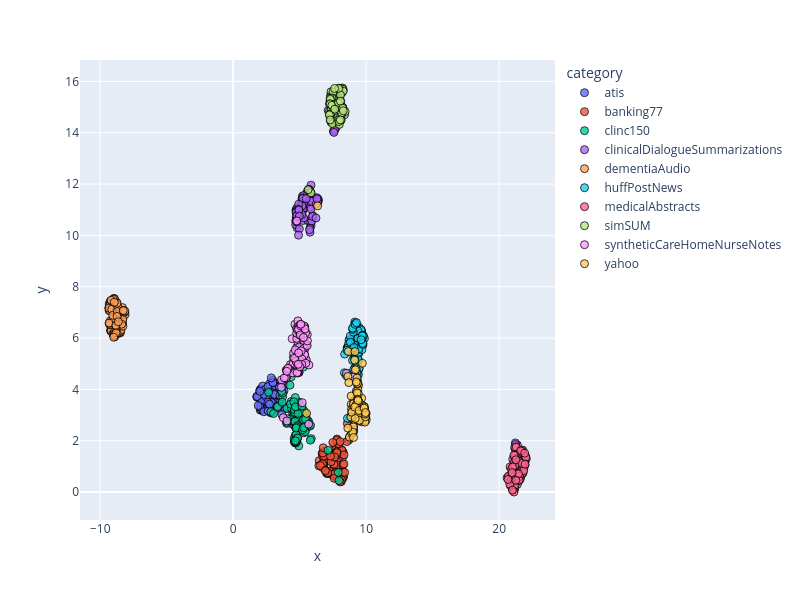

The notebook cell saved with this chart:
### Code cell
dimensionality_reduction_plots(file_paths="./outputsTest/*/mean_model_zero_shot_classification.csv")

### Figure 1 — Plotly figure (JSON) as saved in the notebook; plotly's stock layout.template omitted (floating-point values rounded to 4 significant figures)
{"data": [{"customdata": [["atis_199"], ["atis_12"], ["atis_115"], ["atis_276"], ["atis_188"], ["atis_137"], ["atis_177"], ["atis_106"], ["atis_100"], ["atis_267"], ["atis_112"], ["atis_126"], ["atis_120"], ["atis_239"], ["atis_101"], ["atis_153"], ["atis_13"], ["atis_101"], ["atis_136"], ["atis_212"], ["atis_230"], ["atis_112"], ["atis_122"], ["atis_156"], ["atis_232"], ["atis_3"], ["atis_171"], ["atis_187"], ["atis_151"], ["atis_10"], ["atis_154"], ["atis_425"], ["atis_185"], ["atis_25"], ["atis_148"], ["atis_134"], ["atis_188"], ["atis_193"], ["atis_129"], ["atis_109"], ["atis_180"], ["atis_275"], ["atis_124"], ["atis_10"], ["atis_210"], ["atis_118"], ["atis_206"], ["atis_138"], ["atis_15"], ["atis_227"], ["atis_13"], ["atis_218"], ["atis_20"], ["atis_150"], ["atis_110"], ["atis_164"], ["atis_116"], ["atis_152"], ["atis_132"], ["atis_144"], ["atis_128"], ["atis_117"], ["atis_217"], ["atis_17"], ["atis_168"], ["atis_15"], ["atis_10"], ["atis_100"], ["atis_130"], ["atis_111"], ["atis_150"], ["atis_544"], ["atis_145"], ["atis_108"], ["atis_270"], ["atis_209"], ["atis_118"], ["atis_117"], ["atis_304"], ["atis_128"], ["atis_101"], ["atis_210"], ["atis_204"], ["atis_157"], ["atis_11"], ["atis_268"], ["atis_116"], ["atis_148"], ["atis_112"], ["atis_198"], ["atis_125"], ["atis_0"], ["atis_128"], ["atis_129"], ["atis_199"], ["atis_105"], ["atis_257"], ["atis_108"], ["atis_153"], ["atis_11"]], "hovertemplate": "category=atis<br>x=%{x}<br>y=%{y}<br>doc_id=%{customdata[0]}<extra></extra>", "legendgroup": "atis", "marker": {"color": "#636efa", "line": {"color": "black", "width": 1}, "opacity": 0.8, "size": 8, "symbol": "circle"}, "mode": "markers", "name": "atis", "orientation": "v", "showlegend": true, "type": "scatter", "x": [2.333, 3.826, 3.859, 2.084, 2.831, 2.072, 2.431, 3.12, 2.638, 3.687, 2.94, 2.49, 2.538, 3.869, 2.145, 2.286, 1.848, 2.569, 2.691, 2.761, 3.643, 3.398, 2.167, 3.821, 3.528, 3.375, 2.161, 3.713, 2.536, 2.001, 3.312, 2.294, 2.134, 2.423, 3.214, 2.082, 2.037, 2.893, 3.661, 2.223, 2.489, 2.977, 3.141, 2.059, 2.925, 2.232, 2.08, 1.768, 2.086, 2.91, 3.405, 1.952, 2.216, 2.999, 2.935, 2.827, 2.167, 2.218, 2.137, 2.842, 2.81, 2.674, 2.605, 3.126, 3.511, 2.11, 2.387, 2.606, 2.808, 3.434, 3.318, 3.56, 1.846, 4.446, 2.728, 2.426, 2.151, 2.215, 3.116, 2.053, 2.615, 1.995, 2.858, 2.488, 2.305, 2.614, 3.47, 2.308, 2.627, 3.019, 1.885, 1.796, 3.475, 3.176, 2.981, 2.864, 2.725, 3.089, 3.521, 2.001], "xaxis": "x", "y": [3.64, 4.191, 3.324, 3.963, 3.181, 3.707, 3.655, 4.095, 3.829, 4.037, 3.535, 3.714, 4.031, 3.243, 3.95, 3.748, 3.748, 3.775, 3.186, 4.138, 4.268, 3.926, 3.581, 3.944, 3.764, 3.375, 3.304, 4.3, 3.47, 3.965, 4.131, 3.564, 3.845, 3.277, 3.316, 3.953, 3.194, 4.202, 3.017, 3.832, 3.923, 4.353, 3.52, 3.309, 3.139, 3.505, 4.019, 3.714, 3.751, 3.41, 3.446, 3.667, 3.688, 3.569, 3.144, 3.79, 3.184, 4.128, 3.6, 3.085, 3.122, 4.095, 3.263, 3.774, 3.591, 3.751, 3.986, 3.888, 3.111, 3.364, 3.279, 3.934, 3.683, 2.65, 4.216, 3.67, 3.568, 3.228, 4.15, 3.245, 4.111, 3.321, 3.494, 3.716, 3.803, 3.492, 4.089, 3.129, 3.162, 4.263, 3.369, 3.722, 3.742, 3.794, 4.267, 4.449, 3.423, 3.807, 3.767, 3.929], "yaxis": "y"}, {"customdata": [["atis_303"], ["atis_171"], ["atis_196"], ["atis_294"], ["atis_199"], ["atis_146"], ["atis_243"], ["atis_116"], ["atis_119"], ["atis_297"], ["atis_275"], ["atis_159"], ["atis_299"], ["atis_245"], ["atis_146"], ["atis_194"], ["atis_143"], ["atis_170"], ["atis_15"], ["atis_283"], ["atis_234"], ["atis_220"], ["atis_222"], ["atis_211"], ["atis_410"], ["atis_343"], ["atis_196"], ["atis_252"], ["atis_166"], ["atis_271"], ["atis_223"], ["atis_475"], ["atis_216"], ["atis_289"], ["atis_15"], ["atis_15"], ["atis_239"], ["atis_372"], ["atis_185"], ["atis_22"], ["atis_236"], ["atis_276"], ["atis_130"], ["atis_133"], ["atis_249"], ["atis_155"], ["atis_249"], ["atis_176"], ["atis_249"], ["atis_257"], ["atis_168"], ["atis_290"], ["atis_27"], ["atis_200"], ["atis_215"], ["atis_18"], ["atis_146"], ["atis_158"], ["atis_151"], ["atis_189"], ["atis_225"], ["atis_233"], ["atis_255"], ["atis_239"], ["atis_221"], ["atis_161"], ["atis_126"], ["atis_148"], ["atis_154"], ["atis_118"], ["atis_297"], ["atis_586"], ["atis_195"], ["atis_128"], ["atis_303"], ["atis_305"], ["atis_283"], ["atis_169"], ["atis_314"], ["atis_196"], ["atis_246"], ["atis_259"], ["atis_271"], ["atis_182"], ["atis_380"], ["atis_330"], ["atis_173"], ["atis_383"], ["atis_359"], ["atis_334"], ["atis_136"], ["atis_134"], ["atis_158"], ["atis_144"], ["atis_216"], ["atis_208"], ["atis_271"], ["atis_166"], ["atis_211"], ["atis_24"]], "hovertemplate": "category=banking77<br>x=%{x}<br>y=%{y}<br>doc_id=%{customdata[0]}<extra></extra>", "legendgroup": "banking77", "marker": {"color": "#EF553B", "line": {"color": "black", "width": 1}, "opacity": 0.8, "size": 8, "symbol": "circle"}, "mode": "markers", "name": "banking77", "orientation": "v", "showlegend": true, "type": "scatter", "x": [8.207, 7.159, 7.13, 8.056, 7.767, 7.372, 7.627, 7.196, 7.935, 8.237, 8.717, 6.826, 7.76, 8.267, 7.887, 7.564, 7.38, 7.576, 7.064, 7.735, 8.29, 8.276, 8.702, 8.214, 6.858, 7.994, 6.682, 7.792, 6.464, 7.639, 6.81, 8.238, 7.581, 7.038, 8.166, 7.97, 8.553, 8.179, 6.757, 8.585, 7.239, 7.938, 8.053, 7.867, 8.133, 7.472, 6.801, 6.806, 7.031, 7.961, 7.809, 6.809, 7.804, 7.588, 6.974, 7.662, 7.075, 7.784, 7.932, 8.128, 6.729, 8.258, 7.146, 6.926, 7.005, 5.445, 7.486, 7.82, 6.884, 7.808, 6.824, 7.941, 8.336, 7.575, 7.366, 7.798, 6.445, 7.808, 8.251, 7.605, 6.756, 6.709, 7.64, 7.795, 8.044, 6.843, 6.726, 7.492, 8.324, 6.719, 8.147, 7.596, 6.555, 8.05, 7.627, 7.117, 8.383, 6.774, 7.316, 6.932], "xaxis": "x", "y": [0.7114, 0.7258, 0.7927, 0.8463, 1.625, 1.406, 1.855, 0.7885, 1.117, 0.6738, 2.081, 1.052, 1.054, 1.554, 1.762, 1.12, 0.7133, 0.9739, 0.7493, 1.688, 0.5829, 0.6193, 2.032, 1.323, 1.402, 0.4964, 1.501, 0.8753, 1.222, 1.285, 1.145, 0.5347, 1.308, 0.7984, 1.636, 1.771, 1.966, 1.626, 1.53, 2.669, 0.8164, 1.214, 0.4665, 0.6959, 0.4141, 1.213, 1.149, 1.571, 0.73, 0.5248, 2.006, 1.337, 1.184, 0.6142, 1.294, 1.048, 0.7243, 1.574, 1.907, 0.8702, 1.401, 0.7801, 1.46, 0.8493, 0.7914, 2.445, 0.6696, 1.061, 1.586, 2.065, 1.493, 1.881, 1.449, 1.081, 1.187, 2.021, 1.025, 0.5563, 1.057, 1.445, 1.052, 0.9583, 0.7116, 1.53, 1.966, 1.398, 1.522, 1.931, 1.094, 1.105, 0.4747, 0.5346, 1.031, 0.3944, 1.362, 0.7532, 0.7624, 1.727, 1.397, 0.8328], "yaxis": "y"}, {"customdata": [["atis_356"], ["atis_200"], ["atis_317"], ["atis_361"], ["atis_220"], ["atis_246"], ["atis_305"], ["atis_122"], ["atis_220"], ["atis_520"], ["atis_297"], ["atis_181"], ["atis_309"], ["atis_378"], ["atis_247"], ["atis_234"], ["atis_189"], ["atis_226"], ["atis_156"], ["atis_34"], ["atis_253"], ["atis_299"], ["atis_290"], ["atis_252"], ["atis_418"], ["atis_360"], ["atis_256"], ["atis_320"], ["atis_315"], ["atis_28"], ["atis_249"], ["atis_559"], ["atis_251"], ["atis_297"], ["atis_305"], ["atis_20"], ["atis_426"], ["atis_376"], ["atis_233"], ["atis_220"], ["atis_256"], ["atis_279"], ["atis_164"], ["atis_298"], ["atis_270"], ["atis_185"], ["atis_251"], ["atis_280"], ["atis_368"], ["atis_265"], ["atis_201"], ["atis_436"], ["atis_337"], ["atis_273"], ["atis_394"], ["atis_220"], ["atis_32"], ["atis_18"], ["atis_242"], ["atis_229"], ["atis_292"], ["atis_261"], ["atis_317"], ["atis_274"], ["atis_277"], ["atis_207"], ["atis_141"], ["atis_268"], ["atis_165"], ["atis_191"], ["atis_318"], ["atis_642"], ["atis_369"], ["atis_155"], ["atis_347"], ["atis_344"], ["atis_487"], ["atis_174"], ["atis_321"], ["atis_230"], ["atis_274"], ["atis_372"], ["atis_282"], ["atis_2"], ["atis_405"], ["atis_349"], ["atis_209"], ["atis_395"], ["atis_389"], ["atis_389"], ["atis_258"], ["atis_200"], ["atis_197"], ["atis_239"], ["atis_230"], ["atis_240"], ["atis_325"], ["atis_223"], ["atis_286"], ["atis_259"]], "hovertemplate": "category=clinc150<br>x=%{x}<br>y=%{y}<br>doc_id=%{customdata[0]}<extra></extra>", "legendgroup": "clinc150", "marker": {"color": "#00cc96", "line": {"color": "black", "width": 1}, "opacity": 0.8, "size": 8, "symbol": "circle"}, "mode": "markers", "name": "clinc150", "orientation": "v", "showlegend": true, "type": "scatter", "x": [4.45, 4.269, 5.874, 5.751, 4.365, 4.744, 4.932, 5.216, 2.667, 5.444, 5.395, 4.644, 4.601, 4.362, 2.834, 4.976, 5.193, 4.507, 4.646, 5.362, 4.051, 7.128, 4.583, 4.76, 4.671, 4.375, 4.822, 3.72, 4.878, 5.611, 4.908, 5.125, 4.737, 3.037, 4.699, 5.445, 4.756, 3.343, 4.555, 5.316, 4.939, 4.574, 4.604, 5.008, 5.37, 4.781, 5.668, 5.024, 4.916, 5.113, 4.647, 4.874, 4.551, 7.958, 4.649, 4.08, 4.665, 4.028, 5.005, 4.913, 7.903, 4.684, 4.01, 4.618, 4.613, 4.581, 4.745, 5.313, 3.721, 5.569, 4.31, 4.875, 5.664, 5.3, 4.97, 5.397, 5.55, 4.821, 4.644, 5.374, 4.851, 4.725, 3.65, 5.422, 4.559, 5.819, 4.781, 4.841, 3.686, 5.432, 5.415, 5.29, 5.804, 4.734, 4.675, 5.435, 5.214, 4.674, 5.307, 5.17], "xaxis": "x", "y": [3.098, 4.163, 2.08, 2.563, 4.489, 2.483, 1.799, 2.645, 3.889, 3.047, 2.659, 2.563, 1.957, 3.524, 3.132, 3.246, 3.212, 2.936, 2.007, 3.068, 3.263, 1.624, 2.082, 3.309, 2.211, 3.266, 2.083, 3.712, 3.226, 2.611, 3.484, 2.707, 2.228, 3.06, 1.91, 2.767, 2.599, 3.327, 3.095, 3.167, 3.509, 2.752, 3.177, 2.789, 2.981, 1.978, 2.686, 3.043, 2.806, 3.092, 1.922, 2.551, 4.783, 0.4473, 1.954, 2.852, 3.682, 2.675, 2.636, 2.601, 0.7664, 3.097, 2.717, 3.105, 1.981, 3.223, 1.972, 2.308, 3.856, 2.722, 3.425, 3.059, 2.758, 2.809, 2.652, 2.899, 2.832, 2.1, 2.749, 2.407, 2.589, 3.341, 3.923, 2.349, 3.517, 2.601, 2.54, 2.104, 3.502, 2.748, 2.64, 2.823, 2.023, 2.495, 3.315, 2.849, 2.427, 1.998, 2.509, 3.347], "yaxis": "y"}, {"customdata": [["atis_36"], ["atis_223"], ["atis_421"], ["atis_394"], ["atis_24"], ["atis_385"], ["atis_316"], ["atis_187"], ["atis_313"], ["atis_547"], ["atis_337"], ["atis_227"], ["atis_324"], ["atis_463"], ["atis_361"], ["atis_294"], ["atis_206"], ["atis_28"], ["atis_239"], ["atis_39"], ["atis_261"], ["atis_313"], ["atis_457"], ["atis_360"], ["atis_453"], ["atis_398"], ["atis_430"], ["atis_324"], ["atis_357"], ["atis_335"], ["atis_269"], ["atis_562"], ["atis_26"], ["atis_409"], ["atis_32"], ["atis_241"], ["atis_488"], ["atis_407"], ["atis_447"], ["atis_235"], ["atis_292"], ["atis_303"], ["atis_252"], ["atis_347"], ["atis_386"], ["atis_325"], ["atis_311"], ["atis_437"], ["atis_417"], ["atis_356"], ["atis_210"], ["atis_455"], ["atis_404"], ["atis_336"], ["atis_396"], ["atis_239"], ["atis_42"], ["atis_379"], ["atis_38"], ["atis_317"], ["atis_338"], ["atis_304"], ["atis_454"], ["atis_300"], ["atis_304"], ["atis_254"], ["atis_237"], ["atis_345"], ["atis_188"], ["atis_246"], ["atis_389"], ["atis_645"], ["atis_407"], ["atis_21"], ["atis_355"], ["atis_367"], ["atis_488"], ["atis_318"], ["atis_334"], ["atis_276"], ["atis_427"], ["atis_412"], ["atis_302"], ["atis_27"], ["atis_441"], ["atis_397"], ["atis_276"], ["atis_468"], ["atis_430"], ["atis_398"], ["atis_310"], ["atis_213"], ["atis_224"], ["atis_381"], ["atis_237"], ["atis_288"], ["atis_338"], ["atis_326"], ["atis_300"], ["atis_337"]], "hovertemplate": "category=clinicalDialogueSummarizations<br>x=%{x}<br>y=%{y}<br>doc_id=%{customdata[0]}<extra></extra>", "legendgroup": "clinicalDialogueSummarizations", "marker": {"color": "#ab63fa", "line": {"color": "black", "width": 1}, "opacity": 0.8, "size": 8, "symbol": "circle"}, "mode": "markers", "name": "clinicalDialogueSummarizations", "orientation": "v", "showlegend": true, "type": "scatter", "x": [5.556, 7.738, 5.569, 5.584, 5.288, 5.86, 4.817, 5.093, 5.246, 5.962, 4.812, 5.621, 5.189, 5.28, 5.176, 6.37, 5.004, 5.655, 5.764, 5.986, 5.834, 4.818, 6.268, 4.768, 7.147, 4.741, 5.856, 4.698, 5.853, 4.909, 5.215, 5.223, 21.37, 6.275, 5.696, 4.715, 5.976, 5.181, 4.901, 4.703, 5.689, 4.786, 5.832, 5.571, 5.333, 5.91, 5.297, 5.97, 5.711, 4.765, 5.565, 21.22, 4.793, 4.76, 7.535, 5.177, 5.775, 6.372, 7.63, 4.977, 7.578, 5.123, 5.173, 6.343, 4.818, 5.967, 4.915, 6.336, 5.919, 5.301, 5.295, 4.817, 6.406, 5.751, 4.785, 5.169, 6.107, 6.381, 5.835, 5.158, 21.23, 5.801, 5.247, 6.367, 6.224, 5.781, 4.925, 4.858, 5.848, 4.727, 4.936, 5.878, 5.49, 5.776, 4.783, 6.248, 4.939, 6.301, 5.743, 4.98], "xaxis": "x", "y": [11.59, 14.2, 11.51, 11.72, 11.43, 11.4, 10.79, 11.21, 10.58, 11.31, 10.3, 10.57, 11.42, 11.19, 11.31, 11.36, 10.92, 11.68, 11.64, 11.22, 11.58, 10.6, 11.34, 10.63, 14.87, 10.71, 10.38, 10.56, 11.96, 10.85, 11.53, 10.96, 1.835, 11.47, 11.61, 10.98, 10.78, 11.27, 10.8, 10.42, 11.78, 11.0, 10.5, 11.25, 11.56, 10.57, 10.68, 11.46, 11.79, 10.89, 11.56, 1.914, 11.07, 10.52, 14.06, 11.44, 10.28, 11.28, 14.11, 10.26, 14.02, 11.13, 11.01, 11.29, 10.81, 10.74, 10.01, 11.28, 11.36, 11.18, 11.06, 10.97, 11.37, 11.68, 10.99, 11.15, 11.35, 11.42, 11.65, 10.82, 1.851, 11.11, 11.45, 11.32, 10.68, 10.13, 11.22, 10.73, 11.03, 10.9, 11.02, 11.33, 11.44, 11.74, 10.76, 11.22, 10.99, 11.43, 10.22, 10.75], "yaxis": "y"}, {"customdata": [["atis_405"], ["atis_232"], ["atis_424"], ["atis_402"], ["atis_364"], ["atis_416"], ["atis_365"], ["atis_288"], ["atis_316"], ["atis_553"], ["atis_403"], ["atis_380"], ["atis_329"], ["atis_488"], ["atis_364"], ["atis_386"], ["atis_284"], ["atis_280"], ["atis_392"], ["atis_428"], ["atis_447"], ["atis_441"], ["atis_474"], ["atis_510"], ["atis_467"], ["atis_512"], ["atis_44"], ["atis_338"], ["atis_537"], ["atis_405"], ["atis_325"], ["atis_57"], ["atis_298"], ["atis_455"], ["atis_424"], ["atis_473"], ["atis_514"], ["atis_448"], ["atis_46"], ["atis_280"], ["atis_420"], ["atis_316"], ["atis_352"], ["atis_479"], ["atis_397"], ["atis_391"], ["atis_456"], ["atis_525"], ["atis_554"], ["atis_383"], ["atis_32"], ["atis_513"], ["atis_407"], ["atis_348"], ["atis_428"], ["atis_244"], ["atis_490"], ["atis_41"], ["atis_525"], ["atis_523"], ["atis_351"], ["atis_334"], ["atis_464"], ["atis_421"], ["atis_320"], ["atis_278"], ["atis_386"], ["atis_351"], ["atis_228"], ["atis_289"], ["atis_563"], ["atis_646"], ["atis_451"], ["atis_381"], ["atis_368"], ["atis_400"], ["atis_526"], ["atis_360"], ["atis_401"], ["atis_478"], ["atis_469"], ["atis_422"], ["atis_353"], ["atis_279"], ["atis_467"], ["atis_503"], ["atis_285"], ["atis_469"], ["atis_465"], ["atis_494"], ["atis_516"], ["atis_264"], ["atis_243"], ["atis_392"], ["atis_250"], ["atis_325"], ["atis_454"], ["atis_403"], ["atis_34"], ["atis_388"]], "hovertemplate": "category=dementiaAudio<br>x=%{x}<br>y=%{y}<br>doc_id=%{customdata[0]}<extra></extra>", "legendgroup": "dementiaAudio", "marker": {"color": "#FFA15A", "line": {"color": "black", "width": 1}, "opacity": 0.8, "size": 8, "symbol": "circle"}, "mode": "markers", "name": "dementiaAudio", "orientation": "v", "showlegend": true, "type": "scatter", "x": [-9.075, -8.868, -8.906, -9.184, -8.965, -8.203, -8.546, -8.314, -8.293, -9.195, -8.581, -8.724, -9.327, -9.001, -8.893, -9.216, -9.201, -8.893, -8.638, -9.211, -9.211, -8.355, -9.061, -8.726, -8.846, -8.76, -8.639, -8.331, -8.957, -8.15, -9.033, -8.972, -9.357, -8.767, -9.247, -8.68, -9.127, -8.755, -8.773, -8.962, -8.788, -8.481, -8.934, -8.558, -8.44, -8.646, -8.553, -9.18, -8.255, -8.947, -9.33, -9.048, -9.291, -9.302, -9.282, -8.29, -8.744, -9.303, -8.655, -8.93, -9.063, -8.933, -8.548, -8.441, -8.723, -9.235, -8.13, -8.299, -8.293, -9.239, -8.492, -9.145, -9.253, -9.023, -8.792, -9.336, -9.004, -9.339, -8.39, -9.131, -8.491, -8.325, -8.678, -9.178, -8.737, -8.192, -8.825, -9.063, -8.712, -8.731, -8.941, -8.632, -8.976, -8.249, -8.973, -8.917, -8.143, -8.811, -8.985, -8.271], "xaxis": "x", "y": [7.469, 7.422, 6.05, 6.476, 7.455, 6.949, 6.347, 6.581, 7.043, 6.28, 6.915, 6.835, 7.329, 6.252, 7.013, 6.281, 7.318, 6.349, 6.933, 6.321, 7.403, 7.01, 6.654, 6.815, 7.032, 7.388, 6.195, 6.747, 7.529, 6.978, 6.323, 7.545, 7.172, 7.249, 7.43, 6.221, 6.322, 6.26, 6.162, 6.102, 7.288, 6.208, 7.515, 7.098, 7.026, 6.807, 6.196, 6.279, 6.931, 7.405, 7.071, 6.161, 6.53, 7.245, 7.078, 7.086, 6.324, 6.568, 7.198, 6.259, 6.679, 7.533, 6.222, 6.303, 6.192, 6.68, 6.916, 6.725, 6.463, 6.522, 7.12, 7.448, 6.582, 6.76, 6.42, 7.165, 7.507, 6.585, 6.541, 7.123, 7.082, 7.188, 7.227, 7.475, 7.358, 7.008, 6.497, 6.887, 7.033, 6.844, 7.396, 6.637, 6.16, 7.076, 6.106, 6.108, 7.051, 6.199, 6.033, 7.072], "yaxis": "y"}, {"customdata": [["atis_434"], ["atis_29"], ["atis_510"], ["atis_407"], ["atis_392"], ["atis_641"], ["atis_455"], ["atis_305"], ["atis_432"], ["atis_578"], ["atis_413"], ["atis_46"], ["atis_34"], ["atis_52"], ["atis_368"], ["atis_445"], ["atis_345"], ["atis_338"], ["atis_487"], ["atis_438"], ["atis_493"], ["atis_493"], ["atis_486"], ["atis_523"], ["atis_620"], ["atis_518"], ["atis_443"], ["atis_541"], ["atis_612"], ["atis_460"], ["atis_392"], ["atis_587"], ["atis_307"], ["atis_482"], ["atis_466"], ["atis_504"], ["atis_54"], ["atis_478"], ["atis_481"], ["atis_338"], ["atis_443"], ["atis_323"], ["atis_388"], ["atis_533"], ["atis_505"], ["atis_543"], ["atis_50"], ["atis_547"], ["atis_577"], ["atis_405"], ["atis_356"], ["atis_538"], ["atis_408"], ["atis_392"], ["atis_490"], ["atis_374"], ["atis_543"], ["atis_422"], ["atis_577"], ["atis_529"], ["atis_410"], ["atis_424"], ["atis_470"], ["atis_471"], ["atis_382"], ["atis_335"], ["atis_458"], ["atis_410"], ["atis_258"], ["atis_293"], ["atis_567"], ["atis_692"], ["atis_475"], ["atis_384"], ["atis_375"], ["atis_607"], ["atis_538"], ["atis_399"], ["atis_48"], ["atis_546"], ["atis_495"], ["atis_462"], ["atis_507"], ["atis_425"], ["atis_552"], ["atis_524"], ["atis_360"], ["atis_545"], ["atis_472"], ["atis_511"], ["atis_602"], ["atis_294"], ["atis_369"], ["atis_469"], ["atis_327"], ["atis_389"], ["atis_476"], ["atis_443"], ["atis_350"], ["atis_391"]], "hovertemplate": "category=huffPostNews<br>x=%{x}<br>y=%{y}<br>doc_id=%{customdata[0]}<extra></extra>", "legendgroup": "huffPostNews", "marker": {"color": "#19d3f3", "line": {"color": "black", "width": 1}, "opacity": 0.8, "size": 8, "symbol": "circle"}, "mode": "markers", "name": "huffPostNews", "orientation": "v", "showlegend": true, "type": "scatter", "x": [9.074, 9.536, 9.638, 8.833, 9.229, 8.803, 9.105, 9.251, 9.135, 9.456, 9.023, 9.186, 9.065, 9.3, 8.76, 9.43, 8.873, 9.113, 9.65, 9.452, 9.285, 9.169, 9.456, 9.318, 8.756, 9.382, 8.592, 9.322, 9.344, 9.441, 8.849, 9.021, 9.398, 8.383, 9.762, 9.386, 8.762, 8.614, 5.127, 8.365, 9.422, 8.795, 8.625, 5.032, 9.652, 9.725, 9.306, 9.199, 9.493, 9.146, 9.378, 8.57, 9.158, 9.221, 8.978, 9.367, 8.592, 9.709, 9.232, 9.611, 9.735, 8.821, 9.257, 9.621, 9.367, 8.648, 9.471, 9.321, 9.687, 8.706, 9.41, 9.187, 5.267, 9.87, 8.778, 8.676, 9.45, 9.754, 8.513, 8.621, 9.303, 9.107, 8.808, 9.726, 8.56, 9.731, 9.803, 8.811, 9.036, 8.984, 8.978, 9.701, 9.209, 9.741, 9.169, 9.273, 9.618, 9.132, 9.065, 9.077], "xaxis": "x", "y": [6.432, 5.937, 6.305, 5.634, 5.593, 5.83, 5.341, 6.421, 4.831, 5.912, 5.888, 6.553, 5.651, 5.228, 5.937, 5.127, 5.766, 5.819, 5.87, 4.806, 6.084, 5.293, 6.422, 4.918, 2.861, 4.624, 2.871, 6.434, 4.303, 5.409, 5.796, 5.536, 3.353, 5.375, 5.732, 5.186, 5.652, 5.626, 5.16, 4.648, 5.44, 5.456, 5.649, 5.435, 6.254, 6.105, 6.005, 6.23, 6.072, 6.624, 6.005, 5.623, 6.393, 6.459, 5.129, 6.363, 4.62, 5.867, 4.541, 6.292, 6.078, 5.662, 6.282, 6.324, 6.291, 5.624, 4.81, 4.363, 5.551, 5.923, 4.566, 6.559, 4.869, 5.987, 4.536, 5.767, 5.579, 5.796, 4.53, 5.607, 4.668, 3.218, 6.079, 6.113, 5.525, 5.754, 6.083, 5.839, 6.233, 6.34, 6.389, 6.089, 4.539, 5.793, 6.535, 6.596, 5.936, 5.174, 4.77, 5.63], "yaxis": "y"}, {"customdata": [["atis_436"], ["atis_387"], ["atis_524"], ["atis_469"], ["atis_441"], ["atis_643"], ["atis_493"], ["atis_372"], ["atis_446"], ["atis_636"], ["atis_514"], ["atis_614"], ["atis_364"], ["atis_582"], ["atis_459"], ["atis_454"], ["atis_622"], ["atis_382"], ["atis_488"], ["atis_487"], ["atis_609"], ["atis_524"], ["atis_539"], ["atis_647"], ["atis_655"], ["atis_605"], ["atis_455"], ["atis_58"], ["atis_658"], ["atis_521"], ["atis_422"], ["atis_599"], ["atis_426"], ["atis_531"], ["atis_470"], ["atis_545"], ["atis_597"], ["atis_498"], ["atis_535"], ["atis_396"], ["atis_502"], ["atis_389"], ["atis_475"], ["atis_580"], ["atis_52"], ["atis_593"], ["atis_656"], ["atis_574"], ["atis_630"], ["atis_439"], ["atis_415"], ["atis_660"], ["atis_479"], ["atis_537"], ["atis_512"], ["atis_379"], ["atis_618"], ["atis_482"], ["atis_673"], ["atis_573"], ["atis_426"], ["atis_483"], ["atis_479"], ["atis_530"], ["atis_413"], ["atis_40"], ["atis_586"], ["atis_551"], ["atis_356"], ["atis_378"], ["atis_586"], ["atis_694"], ["atis_483"], ["atis_568"], ["atis_395"], ["atis_621"], ["atis_57"], ["atis_536"], ["atis_558"], ["atis_599"], ["atis_521"], ["atis_478"], ["atis_595"], ["atis_540"], ["atis_6"], ["atis_531"], ["atis_385"], ["atis_581"], ["atis_603"], ["atis_517"], ["atis_614"], ["atis_384"], ["atis_48"], ["atis_495"], ["atis_410"], ["atis_489"], ["atis_522"], ["atis_491"], ["atis_527"], ["atis_439"]], "hovertemplate": "category=medicalAbstracts<br>x=%{x}<br>y=%{y}<br>doc_id=%{customdata[0]}<extra></extra>", "legendgroup": "medicalAbstracts", "marker": {"color": "#FF6692", "line": {"color": "black", "width": 1}, "opacity": 0.8, "size": 8, "symbol": "circle"}, "mode": "markers", "name": "medicalAbstracts", "orientation": "v", "showlegend": true, "type": "scatter", "x": [21.78, 21.28, 20.89, 21.85, 21.2, 21.19, 21.41, 20.75, 21.37, 21.71, 21.87, 21.19, 21.88, 21.04, 21.18, 20.96, 20.75, 21.27, 21.15, 21.39, 21.94, 21.71, 21.18, 21.75, 21.96, 21.28, 21.02, 20.97, 21.54, 21.01, 20.87, 21.6, 21.1, 21.55, 21.62, 21.72, 21.24, 21.68, 21.45, 21.46, 20.93, 21.94, 21.45, 21.02, 21.09, 21.85, 20.82, 21.8, 21.86, 21.12, 21.43, 21.78, 21.27, 22.04, 21.17, 21.21, 21.59, 20.6, 21.94, 21.04, 20.7, 21.62, 20.88, 20.98, 21.08, 20.86, 21.12, 21.87, 21.19, 21.32, 21.5, 21.2, 21.85, 21.72, 21.61, 21.51, 21.22, 20.8, 21.98, 21.41, 22.01, 21.92, 21.09, 20.92, 21.2, 21.13, 21.53, 21.53, 21.69, 20.66, 21.5, 21.46, 21.25, 21.18, 21.11, 21.01, 20.97, 21.26, 21.95, 20.99], "xaxis": "x", "y": [1.556, 1.74, 0.4908, 1.116, 0.3636, 1.691, 1.131, 0.5899, 0.3013, 1.49, 1.183, 0.393, 1.04, 0.9408, 1.744, 0.198, 0.5794, 1.309, 0.1227, 1.37, 1.183, 0.6993, 1.422, 0.7283, 1.354, 1.755, 1.276, 0.6656, 1.467, 0.631, 0.3361, 0.6228, 0.1952, 1.353, 0.5989, 1.61, 1.31, 0.8215, 1.089, 0.5725, 0.5474, 1.053, 1.436, 0.09642, 0.09, 0.9208, 0.9799, 0.7517, 1.229, 0.8767, 1.484, 1.635, 0.7401, 1.286, 0.1332, 1.304, 0.508, 0.5565, 1.422, 0.1609, 0.6226, 1.547, 0.4154, 0.6706, 0.2791, 0.2458, 0.001948, 1.149, 0.2671, 0.4951, 0.447, 1.176, 0.8355, 1.585, 1.61, 1.182, 1.302, 0.3015, 1.392, 0.4984, 1.352, 1.515, 1.014, 0.8788, 1.439, 1.147, 0.6118, 1.189, 1.112, 0.4898, 0.4642, 0.7085, 0.4557, 1.037, 1.432, 0.9726, 0.7562, 1.258, 1.084, 0.07399], "yaxis": "y"}, {"customdata": [["atis_533"], ["atis_406"], ["atis_539"], ["atis_536"], ["atis_468"], ["atis_662"], ["atis_503"], ["atis_584"], ["atis_495"], ["atis_651"], ["atis_615"], ["atis_629"], ["atis_5"], ["atis_698"], ["atis_66"], ["atis_497"], ["atis_624"], ["atis_482"], ["atis_514"], ["atis_6"], ["atis_610"], ["atis_592"], ["atis_557"], ["atis_692"], ["atis_716"], ["atis_698"], ["atis_575"], ["atis_6"], ["atis_714"], ["atis_593"], ["atis_502"], ["atis_643"], ["atis_501"], ["atis_59"], ["atis_575"], ["atis_637"], ["atis_600"], ["atis_523"], ["atis_628"], ["atis_432"], ["atis_572"], ["atis_470"], ["atis_481"], ["atis_590"], ["atis_579"], ["atis_680"], ["atis_691"], ["atis_616"], ["atis_64"], ["atis_494"], ["atis_503"], ["atis_663"], ["atis_512"], ["atis_561"], ["atis_538"], ["atis_402"], ["atis_688"], ["atis_510"], ["atis_680"], ["atis_603"], ["atis_496"], ["atis_612"], ["atis_55"], ["atis_570"], ["atis_533"], ["atis_518"], ["atis_587"], ["atis_65"], ["atis_436"], ["atis_52"], ["atis_588"], ["atis_701"], ["atis_554"], ["atis_581"], ["atis_527"], ["atis_648"], ["atis_624"], ["atis_575"], ["atis_588"], ["atis_612"], ["atis_685"], ["atis_64"], ["atis_656"], ["atis_564"], ["atis_613"], ["atis_617"], ["atis_622"], ["atis_675"], ["atis_610"], ["atis_617"], ["atis_624"], ["atis_385"], ["atis_634"], ["atis_611"], ["atis_626"], ["atis_527"], ["atis_523"], ["atis_558"], ["atis_645"], ["atis_50"]], "hovertemplate": "category=simSUM<br>x=%{x}<br>y=%{y}<br>doc_id=%{customdata[0]}<extra></extra>", "legendgroup": "simSUM", "marker": {"color": "#B6E880", "line": {"color": "black", "width": 1}, "opacity": 0.8, "size": 8, "symbol": "circle"}, "mode": "markers", "name": "simSUM", "orientation": "v", "showlegend": true, "type": "scatter", "x": [8.168, 7.996, 7.378, 7.401, 8.305, 8.047, 7.533, 7.304, 7.365, 8.07, 7.527, 5.856, 8.117, 7.287, 7.235, 7.306, 8.11, 8.039, 7.603, 7.471, 7.378, 7.413, 7.803, 8.044, 7.785, 8.162, 7.821, 8.216, 7.276, 7.326, 7.282, 8.03, 8.249, 8.095, 7.75, 7.358, 8.093, 7.579, 7.375, 8.281, 7.708, 7.686, 7.905, 7.983, 7.733, 8.042, 8.028, 7.349, 7.998, 8.21, 7.403, 7.324, 7.336, 7.697, 7.535, 7.507, 8.191, 7.477, 5.637, 7.432, 7.296, 8.375, 7.867, 7.344, 7.303, 8.225, 8.051, 7.681, 7.463, 7.998, 7.532, 8.092, 7.24, 8.251, 8.099, 7.985, 7.876, 7.306, 7.425, 8.219, 8.087, 8.417, 7.991, 8.12, 8.185, 8.271, 7.923, 8.07, 7.924, 7.961, 7.933, 8.16, 7.229, 7.295, 8.057, 7.64, 8.063, 8.237, 7.624, 8.284], "xaxis": "x", "y": [15.7, 15.59, 14.75, 15.43, 14.73, 15.7, 14.68, 14.63, 14.75, 15.65, 14.4, 11.66, 14.81, 15.23, 14.83, 14.75, 15.63, 15.71, 15.56, 15.31, 14.97, 15.1, 14.4, 15.11, 14.45, 15.55, 15.02, 15.75, 14.67, 15.46, 15.14, 15.73, 14.96, 14.49, 15.47, 15.6, 15.55, 14.78, 15.41, 15.68, 15.54, 15.35, 14.57, 15.73, 15.06, 14.96, 15.63, 14.43, 14.98, 14.77, 14.6, 14.73, 15.29, 15.29, 14.48, 15.59, 14.79, 15.13, 11.78, 15.36, 15.35, 14.7, 14.59, 14.43, 15.3, 15.7, 15.02, 14.44, 14.35, 15.29, 14.98, 15.24, 15.12, 14.98, 14.65, 14.33, 15.15, 15.13, 15.07, 14.87, 14.89, 14.82, 15.69, 14.5, 15.02, 15.62, 14.51, 15.47, 15.17, 14.44, 15.73, 14.78, 14.7, 14.5, 14.5, 14.92, 15.23, 14.95, 15.73, 14.86], "yaxis": "y"}, {"customdata": [["atis_536"], ["atis_43"], ["atis_570"], ["atis_660"], ["atis_662"], ["atis_712"], ["atis_504"], ["atis_672"], ["atis_510"], ["atis_83"], ["atis_73"], ["atis_64"], ["atis_536"], ["atis_78"], ["atis_693"], ["atis_5"], ["atis_675"], ["atis_705"], ["atis_663"], ["atis_685"], ["atis_650"], ["atis_604"], ["atis_558"], ["atis_7"], ["atis_9"], ["atis_78"], ["atis_673"], ["atis_668"], ["atis_717"], ["atis_602"], ["atis_592"], ["atis_677"], ["atis_562"], ["atis_66"], ["atis_636"], ["atis_655"], ["atis_619"], ["atis_638"], ["atis_638"], ["atis_433"], ["atis_591"], ["atis_699"], ["atis_519"], ["atis_602"], ["atis_647"], ["atis_708"], ["atis_90"], ["atis_655"], ["atis_69"], ["atis_623"], ["atis_657"], ["atis_688"], ["atis_519"], ["atis_619"], ["atis_565"], ["atis_461"], ["atis_711"], ["atis_553"], ["atis_685"], ["atis_61"], ["atis_555"], ["atis_638"], ["atis_560"], ["atis_618"], ["atis_697"], ["atis_537"], ["atis_606"], ["atis_696"], ["atis_685"], ["atis_529"], ["atis_66"], ["atis_71"], ["atis_594"], ["atis_601"], ["atis_569"], ["atis_660"], ["atis_77"], ["atis_58"], ["atis_713"], ["atis_666"], ["atis_687"], ["atis_695"], ["atis_67"], ["atis_642"], ["atis_648"], ["atis_646"], ["atis_706"], ["atis_70"], ["atis_640"], ["atis_712"], ["atis_706"], ["atis_604"], ["atis_649"], ["atis_629"], ["atis_662"], ["atis_622"], ["atis_556"], ["atis_616"], ["atis_663"], ["atis_530"]], "hovertemplate": "category=syntheticCareHomeNurseNotes<br>x=%{x}<br>y=%{y}<br>doc_id=%{customdata[0]}<extra></extra>", "legendgroup": "syntheticCareHomeNurseNotes", "marker": {"color": "#FF97FF", "line": {"color": "black", "width": 1}, "opacity": 0.8, "size": 8, "symbol": "circle"}, "mode": "markers", "name": "syntheticCareHomeNurseNotes", "orientation": "v", "showlegend": true, "type": "scatter", "x": [4.521, 4.806, 5.195, 4.996, 4.957, 9.016, 5.379, 5.29, 4.878, 5.673, 5.509, 5.381, 5.456, 4.394, 5.213, 4.845, 5.124, 5.496, 3.989, 5.196, 4.983, 3.629, 5.216, 4.536, 4.897, 4.677, 4.435, 4.778, 5.573, 3.621, 5.011, 4.304, 4.942, 4.893, 4.515, 5.472, 5.014, 4.772, 4.775, 5.693, 4.029, 4.841, 4.637, 5.153, 5.328, 4.9, 4.898, 3.768, 4.842, 4.034, 5.369, 4.757, 5.013, 4.868, 4.76, 4.975, 5.308, 5.36, 4.769, 4.935, 4.721, 5.012, 5.367, 5.004, 4.903, 4.848, 3.965, 4.452, 5.373, 5.045, 4.166, 4.044, 5.25, 4.665, 5.173, 5.115, 5.565, 5.585, 4.809, 4.113, 4.951, 5.461, 4.827, 4.612, 4.909, 4.781, 5.326, 5.069, 5.45, 5.044, 5.289, 3.844, 5.159, 5.401, 5.014, 4.034, 4.894, 5.089, 4.921, 8.511], "xaxis": "x", "y": [5.249, 5.099, 3.483, 4.924, 4.66, 4.489, 5.712, 6.419, 5.75, 2.644, 5.756, 6.443, 5.118, 4.952, 5.114, 6.012, 5.195, 5.16, 4.752, 5.962, 6.435, 4.368, 6.444, 5.404, 6.361, 4.967, 5.976, 5.98, 6.138, 4.081, 6.178, 4.971, 4.68, 5.151, 5.02, 5.721, 6.118, 6.191, 5.62, 4.952, 4.74, 5.136, 6.533, 5.64, 5.855, 4.708, 5.299, 2.899, 5.294, 4.511, 5.547, 6.384, 5.129, 6.671, 5.096, 5.651, 5.6, 5.353, 5.06, 6.284, 5.096, 6.228, 6.307, 6.39, 6.449, 4.637, 4.441, 4.646, 5.349, 6.521, 4.81, 2.769, 6.019, 5.541, 5.183, 5.503, 5.707, 5.892, 4.656, 4.822, 6.394, 5.019, 6.327, 5.216, 6.349, 10.56, 6.473, 6.476, 6.204, 6.125, 6.022, 4.449, 4.973, 6.357, 4.88, 4.705, 4.979, 6.538, 5.421, 4.628], "yaxis": "y"}, {"customdata": [["atis_697"], ["atis_605"], ["atis_662"], ["atis_72"], ["atis_77"], ["atis_715"], ["atis_543"], ["atis_74"], ["atis_569"], ["atis_93"], ["atis_89"], ["atis_651"], ["atis_580"], ["atis_93"], ["atis_698"], ["atis_567"], ["atis_695"], ["atis_74"], ["atis_701"], ["atis_7"], ["atis_699"], ["atis_697"], ["atis_660"], ["atis_721"], ["atis_97"], ["atis_94"], ["atis_79"], ["atis_688"], ["atis_81"], ["atis_715"], ["atis_90"], ["atis_716"], ["atis_62"], ["atis_84"], ["atis_681"], ["atis_686"], ["atis_676"], ["atis_66"], ["atis_72"], ["atis_599"], ["atis_635"], ["atis_80"], ["atis_525"], ["atis_98"], ["atis_713"], ["atis_78"], ["atis_99"], ["atis_9"], ["atis_719"], ["atis_82"], ["atis_663"], ["atis_94"], ["atis_603"], ["atis_91"], ["atis_651"], ["atis_620"], ["atis_714"], ["atis_655"], ["atis_703"], ["atis_7"], ["atis_642"], ["atis_89"], ["atis_630"], ["atis_82"], ["atis_7"], ["atis_648"], ["atis_703"], ["atis_700"], ["atis_710"], ["atis_63"], ["atis_666"], ["atis_715"], ["atis_695"], ["atis_704"], ["atis_594"], ["atis_97"], ["atis_85"], ["atis_85"], ["atis_87"], ["atis_73"], ["atis_7"], ["atis_9"], ["atis_97"], ["atis_679"], ["atis_77"], ["atis_719"], ["atis_719"], ["atis_84"], ["atis_684"], ["atis_719"], ["atis_99"], ["atis_700"], ["atis_654"], ["atis_68"], ["atis_94"], ["atis_96"], ["atis_620"], ["atis_681"], ["atis_714"], ["atis_637"]], "hovertemplate": "category=yahoo<br>x=%{x}<br>y=%{y}<br>doc_id=%{customdata[0]}<extra></extra>", "legendgroup": "yahoo", "marker": {"color": "#FECB52", "line": {"color": "black", "width": 1}, "opacity": 0.8, "size": 8, "symbol": "circle"}, "mode": "markers", "name": "yahoo", "orientation": "v", "showlegend": true, "type": "scatter", "x": [9.288, 9.574, 9.573, 8.872, 10.0, 9.065, 9.08, 9.642, 9.312, 9.991, 9.482, 9.909, 9.744, 9.26, 9.643, 9.366, 9.319, 8.917, 9.429, 8.808, 9.092, 9.66, 5.52, 9.766, 9.553, 9.679, 8.664, 9.046, 9.277, 8.945, 9.269, 9.412, 9.133, 9.274, 9.459, 9.288, 9.375, 8.899, 9.81, 8.874, 9.411, 9.838, 9.482, 9.009, 8.962, 6.348, 9.033, 9.335, 9.753, 9.185, 8.737, 9.891, 9.025, 9.081, 8.626, 9.066, 9.949, 9.322, 9.178, 9.348, 8.969, 9.051, 9.235, 9.833, 9.692, 8.698, 9.156, 9.995, 9.508, 8.921, 9.194, 9.345, 8.91, 9.957, 9.372, 9.816, 9.228, 9.869, 9.906, 9.883, 8.849, 9.39, 8.927, 9.144, 9.035, 9.43, 9.493, 9.866, 8.995, 9.467, 9.945, 9.255, 8.623, 9.712, 9.926, 9.18, 9.847, 9.19, 9.051, 9.954], "xaxis": "x", "y": [2.966, 2.794, 2.873, 3.416, 3.063, 2.584, 3.546, 2.741, 3.759, 2.873, 2.84, 2.947, 3.204, 3.939, 3.386, 3.739, 4.443, 3.03, 4.165, 2.193, 3.526, 3.658, 3.068, 3.361, 3.391, 3.389, 5.475, 2.341, 3.287, 2.306, 3.529, 2.814, 5.14, 3.339, 3.518, 3.303, 3.995, 3.232, 2.793, 3.743, 3.838, 3.121, 3.175, 3.037, 2.997, 11.15, 2.404, 4.205, 3.196, 3.23, 2.143, 2.78, 3.359, 3.19, 4.502, 2.43, 2.968, 3.863, 2.955, 4.236, 3.12, 3.446, 4.802, 2.879, 3.205, 4.266, 5.472, 2.796, 2.791, 3.091, 3.175, 3.616, 2.284, 3.019, 3.599, 3.258, 3.38, 3.199, 2.725, 3.267, 2.924, 3.563, 3.112, 3.311, 2.533, 3.035, 2.795, 3.321, 2.335, 3.177, 2.933, 4.289, 2.493, 5.016, 3.044, 2.866, 3.273, 4.761, 2.126, 3.096], "yaxis": "y"}], "layout": {"height": 600, "legend": {"title": {"text": "category"}, "tracegroupgap": 0}, "margin": {"t": 60}, "width": 800, "xaxis": {"anchor": "y", "domain": [0, 1], "title": {"text": "x"}}, "yaxis": {"anchor": "x", "domain": [0, 1], "title": {"text": "y"}}}}
